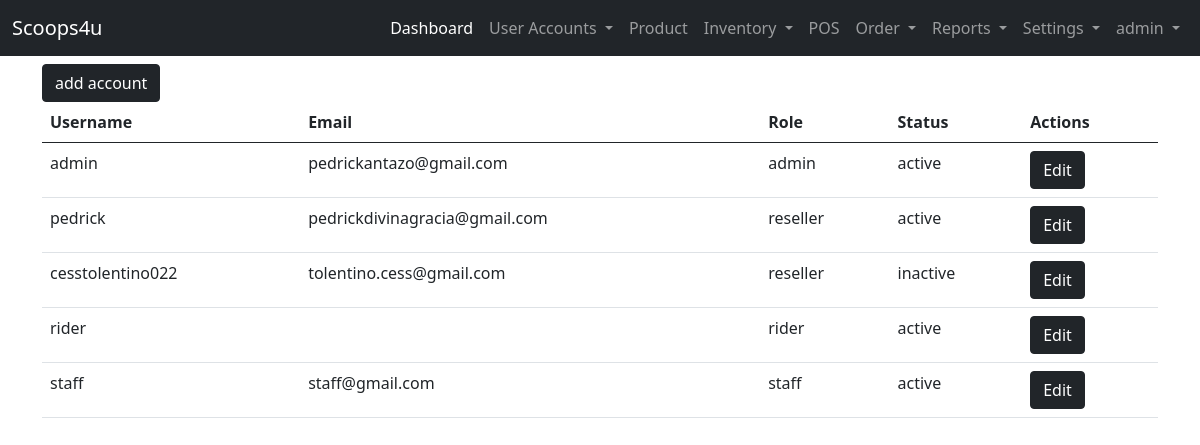
/user-site/user-list/ (signed in), run on an earlier commit of the app's database.
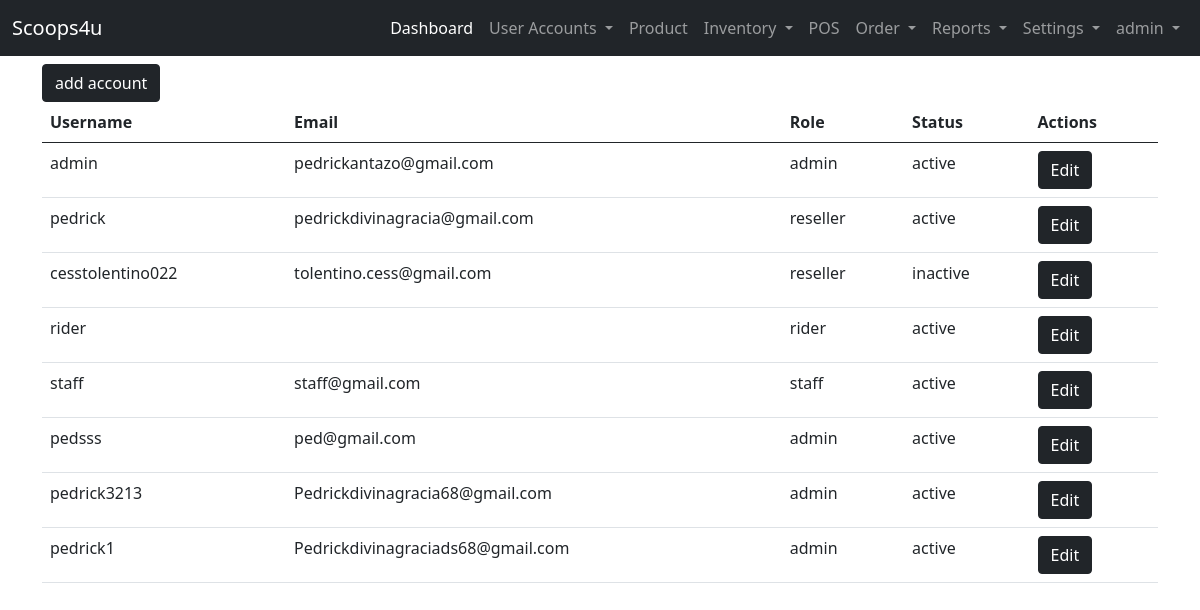
And on a later commit of the database.
### landing_page/models.py (models this page shows)
class User(AbstractUser):
    ROLE = ((" "," "),("admin","admin"),("staff","staff"),("reseller","reseller"),("rider","rider"))
    STAT = ((" "," "),("active","active"),("inactive","inactive"))
    role = models.CharField(max_length=50, null=True, default=None, choices=ROLE)
    status = models.CharField(max_length=50, null=True, default=None , choices=STAT)

### admin_site/views.py (the view)
# urls.py: path('user-list/', views.user_list , name='user_list'),
@login_required(login_url='landing_page:login')
def user_list(request):
    users = User.objects.all()
    context = {'users':users}
    return render(request, 'admin_site/user/useraccount.html', context)

### templates/admin_site/user/useraccount.html (shortened to what this page needs)
{% extends 'admin_site/base.html' %}
{% block content %}
<a href="{% url 'admin_site:add_useraccount' %}" class="btn btn-dark">add account</a>
    <table class="table table-hover">
        <thead>
            <tr>
                <th>Username</th>
                <th>Email</th>
                <th>Role</th>
                <th>Status</th>
                <th>Actions</th>
            </tr>
            <tbody>
                {% for list in users %}
                <tr>
                    <td>{{ list.username }}</td>
                    <td>{{ list.email }}</td>
                    <td>{{ list.role }}</td>
                    <td>{{ list.status }}</td>
                    <td><a href="{% url 'admin_site:edit_user_account' list.id %}" class="btn btn-dark" >Edit</a></td>
                </tr>
                {% endfor %}
            </tbody>
        </thead>
    </table>
{% endblock content %}

### templates/admin_site/base.html (shortened to what this page needs)
{% load static %}
<!DOCTYPE html>
<html lang="en">
<head>
    <link href="https://cdn.jsdelivr.net/npm/bootstrap@5.0.2/dist/css/bootstrap.min.css" rel="stylesheet">
    <link rel="stylesheet" href="{% static 'css/sample.css' %}">
  </head>
<body>
  {% if user.role == "admin"%}
    <nav class="navbar navbar-expand-lg navbar-dark bg-dark">
        <div class="container-fluid">
          <a class="navbar-brand" href="#">Scoops4u</a>
          <div class="collapse navbar-collapse" id="navbarNavDropdown">
            <ul class="navbar-nav ms-auto mb-2 mb-lg-0">
              <li class="nav-item">
                <a class="nav-link active" aria-current="page" href="{% url 'admin_site:dashboard'%}">Dashboard</a>
              </li>
              <li class="nav-item dropdown">
                <a class="nav-link dropdown-toggle" href="#" id="navbarDropdownMenuLink" role="button" data-bs-toggle="dropdown" aria-expanded="false">
                  User Accounts
                </a>
              </li>
              <li class="nav-item">
                <a class="nav-link" href="{%url 'admin_site:list_product' %}">Product</a>
              </li>
              <li class="nav-item dropdown">
                <a class="nav-link dropdown-toggle" href="#" id="navbarDropdownMenuLink" role="button" data-bs-toggle="dropdown" aria-expanded="false">
                  Inventory
                </a>
              </li>
              <li class="nav-item">
                <a class="nav-link" href="{%url 'admin_site:pos' %}">POS</a>
              </li>
              <li class="nav-item dropdown">
                <a class="nav-link dropdown-toggle" href="#" id="navbarDropdownMenuLink" role="button" data-bs-toggle="dropdown" aria-expanded="false">
                  Order
                </a>
              </li>
              <li class="nav-item dropdown">
                <a class="nav-link dropdown-toggle" href="#" id="navbarDropdownMenuLink" role="button" data-bs-toggle="dropdown" aria-expanded="false">
                  Reports
                </a>
              </li>
              <li class="nav-item dropdown">
                <a class="nav-link dropdown-toggle" href="#" id="navbarDropdownMenuLink" role="button" data-bs-toggle="dropdown" aria-expanded="false">
                  Settings
                </a>
              </li>
              <li class="nav-item dropdown">
                <a class="nav-link dropdown-toggle" href="#" id="navbarDropdownMenuLink" role="button" data-bs-toggle="dropdown" aria-expanded="false">
                  {{ user }}
                </a>
              </li>
            </ul>
          </div>
        </div>
      </nav>
  {% endif %}
      <div class="container">
        <div class="row mt-2">
            <div class="col-lg-12">
                {% block content %}
                {% endblock content %}
            </div>
        </div>
      </div>
</body>
</html>

What changed in the data, as far as the page shows it:
added User: username "pedsss", email "ped@gmail.com", role "admin", status "active"
added User: username "pedrick3213", email "Pedrickdivinagracia68@gmail.com", role "admin", status "active"
added User: username "pedrick1", email "Pedrickdivinagraciads68@gmail.com", role "admin", status "active"
